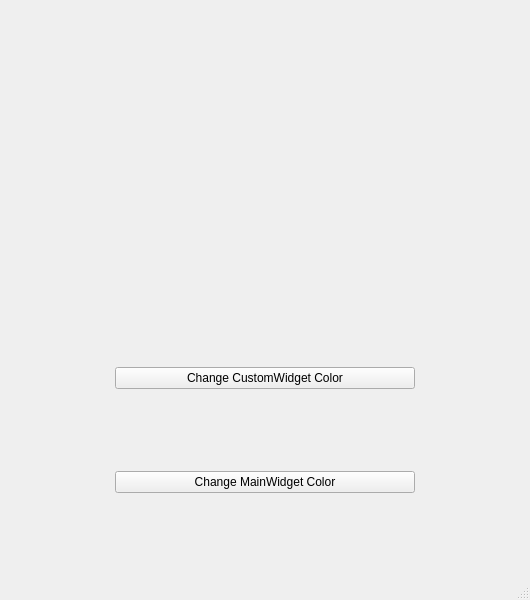
<?xml version="1.0" encoding="UTF-8"?>
<ui version="4.0">
 <class>MainWindow</class>
 <widget class="QMainWindow" name="MainWindow">
  <property name="geometry">
   <rect>
    <x>0</x>
    <y>0</y>
    <width>530</width>
    <height>600</height>
   </rect>
  </property>
  <property name="windowTitle">
   <string>MainWindow</string>
  </property>
  <widget class="QWidget" name="centralwidget">
   <layout class="QGridLayout" name="gridLayout">
    <item row="1" column="0">
     <widget class="QPushButton" name="changeCustomWidgetColorBtn">
      <property name="text">
       <string>Change CustomWidget Color</string>
      </property>
     </widget>
    </item>
    <item row="2" column="0">
     <widget class="QPushButton" name="changeMainWidgetColorBtn">
      <property name="text">
       <string>Change MainWidget Color</string>
      </property>
     </widget>
    </item>
    <item row="0" column="0">
     <widget class="QWidget" name="mainWidget" native="true">
      <property name="maximumSize">
       <size>
        <width>300</width>
        <height>200</height>
       </size>
      </property>
     </widget>
    </item>
   </layout>
  </widget>
  <widget class="QMenuBar" name="menubar">
   <property name="geometry">
    <rect>
     <x>0</x>
     <y>0</y>
     <width>530</width>
     <height>21</height>
    </rect>
   </property>
  </widget>
  <widget class="QStatusBar" name="statusbar"/>
 </widget>
 <resources/>
 <connections/>
</ui>
